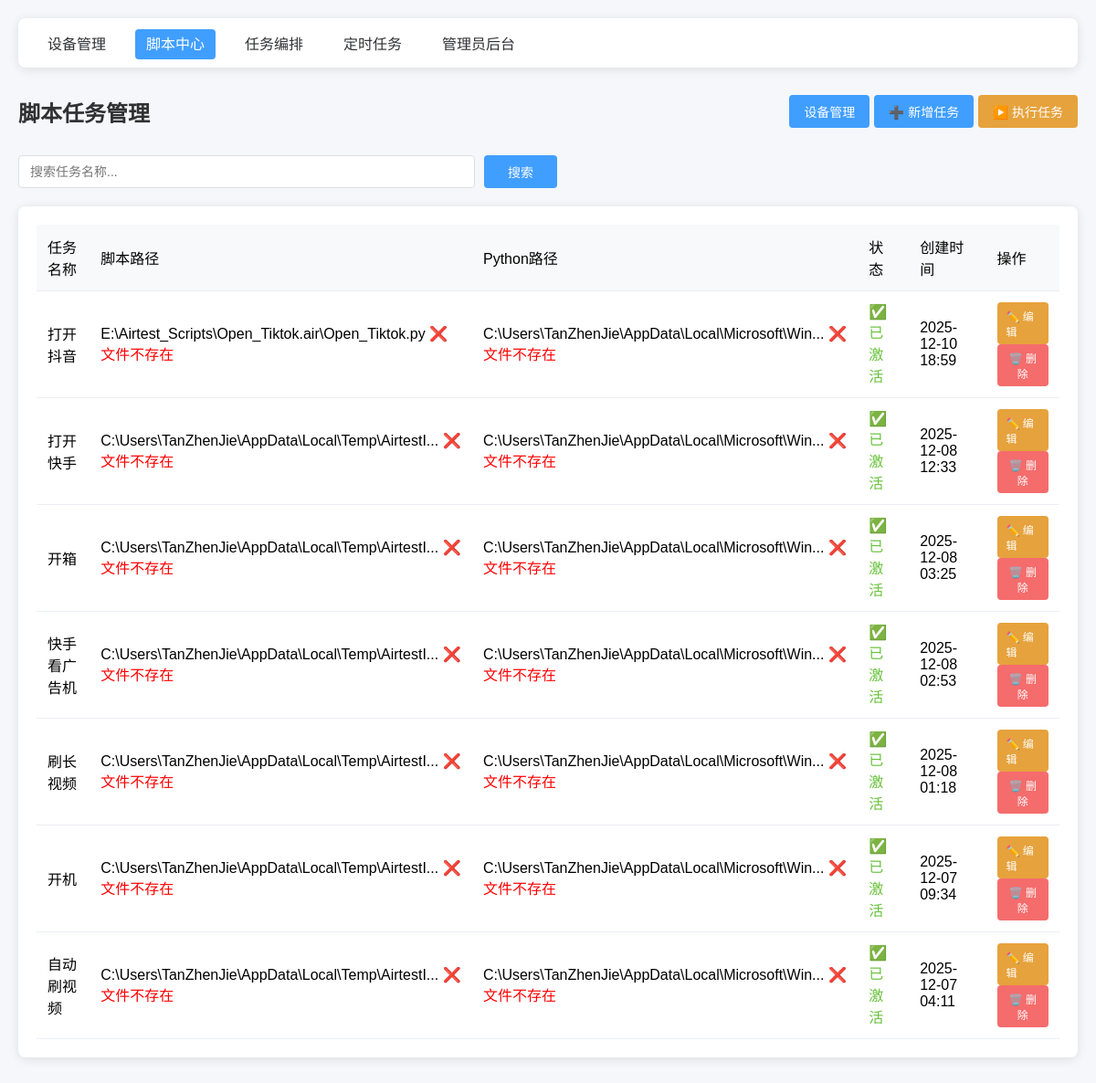
The page /script/ on the database as committed earlier.
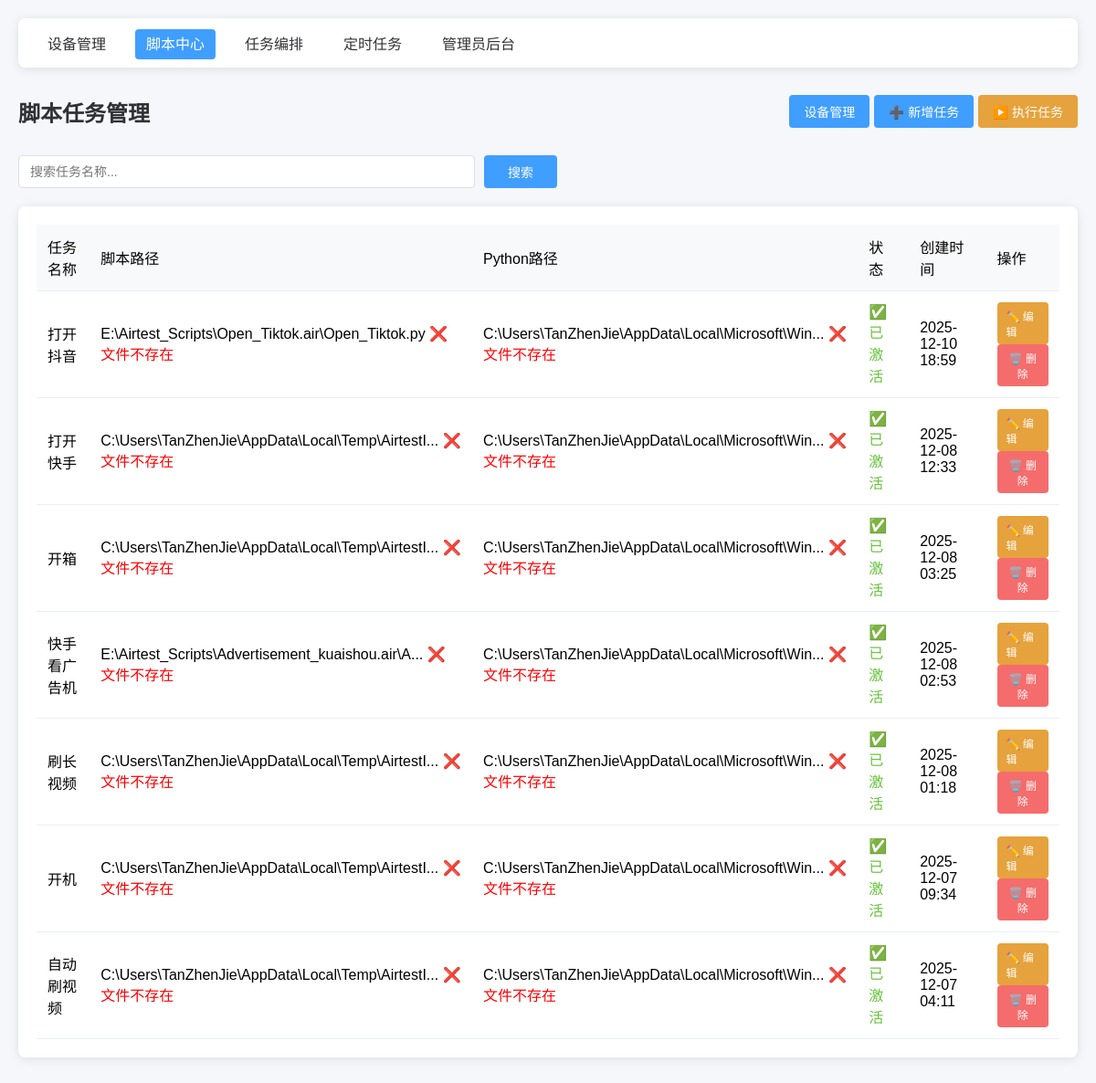
The same page on the database as committed later.
### script_center/models.py (models this page shows, shortened)
class ScriptTask(models.Model):
    TASK_STATUS = (
        ("draft", "草稿"),
        ("active", "已激活"),
        ("disabled", "已禁用"),
    )
    task_name = models.CharField("任务名称", max_length=100, unique=True, help_text="如：自动化测试任务1")
    task_desc = models.TextField("任务描述", blank=True, null=True, help_text="任务详细说明")
    python_path = models.CharField("Python解释器路径", max_length=500,
                                  default=r"C:\Users\TanZhenJie\AppData\Local\Microsoft\WindowsApps\python3.11.exe",
                                  help_text="Python.exe的完整路径")
    script_path = models.CharField("脚本文件路径", max_length=500,
                                  help_text="如：C:\\test\\test4.py（指向.py文件）")
    airtest_mode = models.BooleanField("是否使用Airtest模式", default=False,
                                      help_text="勾选则用airtest run方式执行")
    log_path = models.CharField("日志保存路径", max_length=500, blank=True, null=True,
                               default="./logs", help_text="脚本执行日志保存路径")
    status = models.CharField("任务状态", max_length=20, choices=TASK_STATUS, default="active")
    create_time = models.DateTimeField("创建时间", default=timezone.now)
    update_time = models.DateTimeField("更新时间", auto_now=True)
    class Meta:
        verbose_name = "脚本任务"
        verbose_name_plural = "脚本任务管理"
        ordering = ["-create_time"]
    def is_script_exists(self):
        import os
        return os.path.exists(self.script_path)
    def is_python_exists(self):
        import os
        return os.path.exists(self.python_path)

### script_center/views.py (the view)
# urls.py: path("", views.TaskListView.as_view(), name="task_list"),
class TaskListView(View):
    def get(self, request):
        search_query = request.GET.get('search', '').strip()
        tasks_query = ScriptTask.objects.all()
        if search_query:
            tasks_query = tasks_query.filter(task_name__icontains=search_query)
        tasks = tasks_query
        context = {
            "page_title": "脚本任务管理",
            "tasks": tasks,
            "search_query": search_query  # 传递搜索关键词到模板
        }
        return render(request, "script_center/task_list.html", context)

### script_center/templates/script_center/task_list.html (shortened to what this page needs)
{% extends 'base.html' %}
{% load static %}
{% block page_header %}
<div class="page-header">
    <h1>{{ page_title }}</h1>
    <div>
        <a href="{% url 'adb_manager:index' %}" class="btn btn-primary">设备管理</a>
        <a href="{% url 'script_center:task_add' %}" class="btn btn-primary">➕ 新增任务</a>
        <a href="{% url 'script_center:execute_task' %}" class="btn btn-warning">▶️ 执行任务</a>
    </div>
</div>
<div class="search-container">
    <form method="get" action="{% url 'script_center:task_list' %}" style="width: 100%; display: flex; gap: 10px;">
        <input type="text"
               name="search"
               class="search-input"
               placeholder="搜索任务名称..."
               value="{{ search_query|default:'' }}">
        <button type="submit" class="btn btn-primary" style="min-width: 80px;">
            搜索
        </button>
    </form>
</div>
{% endblock %}
{% block content %}
    <div class="card">
        <table>
            <thead>
                <tr>
                    <th>任务名称</th>
                    <th>脚本路径</th>
                    <th>Python路径</th>
                    <th>状态</th>
                    <th>创建时间</th>
                    <th>操作</th>
                </tr>
            </thead>
            <tbody>
                {% for task in tasks %}
                <tr>
                    <td>{{ task.task_name }}</td>
                    <td title="{{ task.script_path }}">
                        {{ task.script_path|truncatechars:50 }}
                        {% if not task.is_script_exists %}
                            <span style="color: red;">❌ 文件不存在</span>
                        {% endif %}
                    </td>
                    <td title="{{ task.python_path }}">
                        {{ task.python_path|truncatechars:50 }}
                        {% if not task.is_python_exists %}
                            <span style="color: red;">❌ 文件不存在</span>
                        {% endif %}
                    </td>
                    <td>
                        {% if task.status == 'active' %}
                            <span class="status-active">✅ 已激活</span>
                        {% elif task.status == 'disabled' %}
                            <span class="status-disabled">❌ 已禁用</span>
                        {% else %}
                            <span class="status-draft">📝 草稿</span>
                        {% endif %}
                    </td>
                    <td>{{ task.create_time|date:"Y-m-d H:i" }}</td>
                    <td>
                        <a href="{% url 'script_center:task_edit' task.id %}" class="btn btn-warning btn-small">✏️ 编辑</a>
                        <form method="POST" action="{% url 'script_center:task_delete' task.id %}" style="display: inline;"
                              onsubmit="return confirm('确定删除任务【{{ task.task_name }}】吗？');">
                            <button type="submit" class="btn btn-danger btn-small">🗑️ 删除</button>
                        </form>
                    </td>
                </tr>
                {% empty %}
                <tr>
                    <td colspan="6" class="empty-data-cell">暂无任务数据，请点击"新增任务"创建</td>
                </tr>
                {% endfor %}
            </tbody>
        </table>
    </div>
{% endblock %}

Rows that differ between the two databases and show on the page:
changed ScriptTask "快手看广告机": script_path "C:\\Users\\TanZhenJie\\AppData\\Local\\Temp\\AirtestI..." → "E:\\Airtest_Scripts\\Advertisement_kuaishou.air\\A..."
